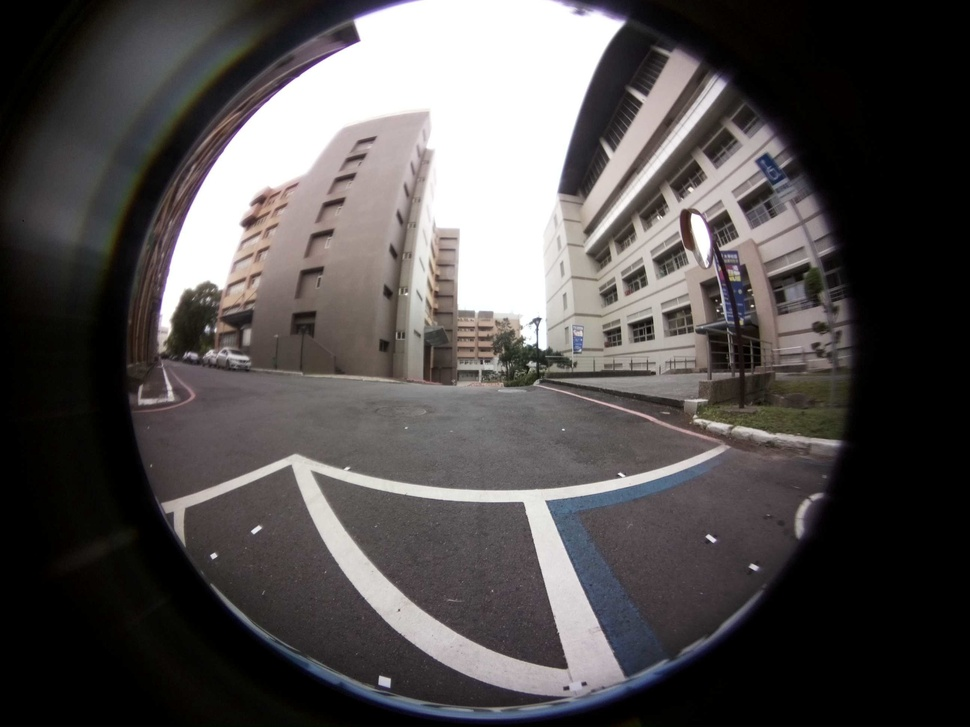
#> input picture belajar-python/Study_ Opencv/image_processing/behind_lab.jpg, 970 x 727 px, shrunk from 2592 x 1944 before the run
$ python 'study_theopencv7(blurring_of_image).py'
#> lines starting #> are read from the running program, lines starting #| are printed output that depends on the picture
import cv2
import matplotlib.pyplot as plt
import numpy as np

# Read image from disk
img = cv2.imread('behind_lab.jpg')
#> img is the input picture: shape (727, 970, 3); mean B, G, R 79.1, 79.3, 83

# Convert BRG to RGB
image_rgb = cv2.cvtColor(img, cv2.COLOR_BGR2RGB)

# Apply Gaussian Blur
blurred = cv2.GaussianBlur(image_rgb, (21, 21), 0)
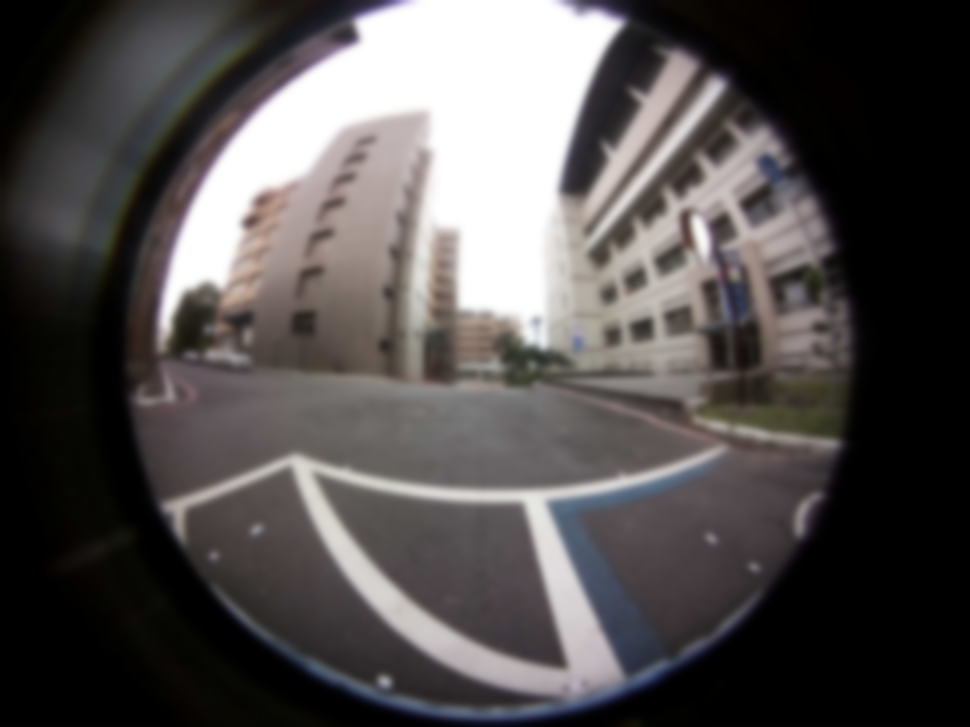
#> blurred: shape (727, 970, 3); mean R, G, B 83, 79.3, 79.1

# Convert blurred image to RGB
blurred_rgb = cv2.cvtColor(blurred, cv2.COLOR_BGR2RGB)

# Create Subplots
fig, axs = plt.subplots(1, 2, figsize = (7, 4))

# Plot the original Image
axs[0].imshow(image_rgb)
axs[0].set_title('Original Image')

# Plot the Blurr Image
axs[1].imshow(blurred_rgb)
axs[1].set_title('Blurr Image')

# Remove ticks from suplots
for ax in axs :
    ax.set_xticks([])
    ax.set_yticks([])

# Display the subplots
plt.tight_layout()
plt.show()
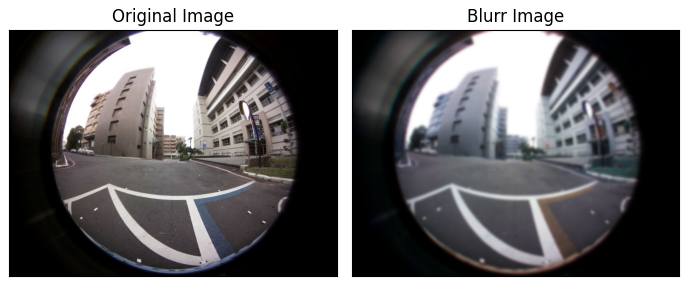
#> figure drawn by matplotlib, 2 panels; B, G, R data is drawn as R, G, B

$ run again, with belajar-python/Study_ Opencv/image_processing/example.jpg copied over belajar-python/Study_ Opencv/image_processing/behind_lab.jpg
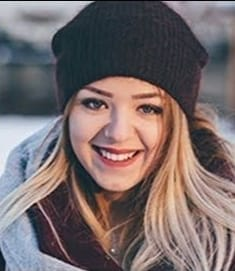
#> input picture belajar-python/Study_ Opencv/image_processing/example.jpg, 235 x 271 px
#> img is the input picture: shape (271, 235, 3); mean B, G, R 107.2, 106.9, 119.9
#> `blurred = cv2.GaussianBlur(image_rgb, (21, 21), 0)`:
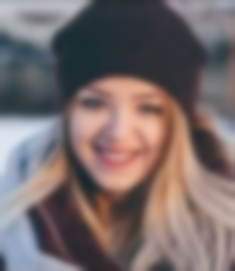
#> blurred: shape (271, 235, 3); mean R, G, B 120.1, 107.1, 107.4
#> `plt.show()`:
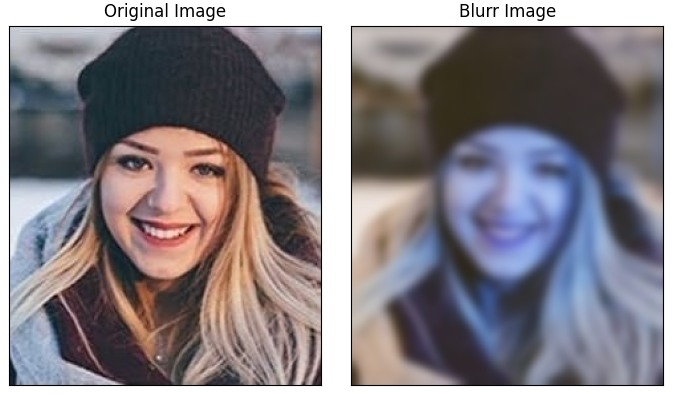
#> figure drawn by matplotlib, 2 panels; B, G, R data is drawn as R, G, B
